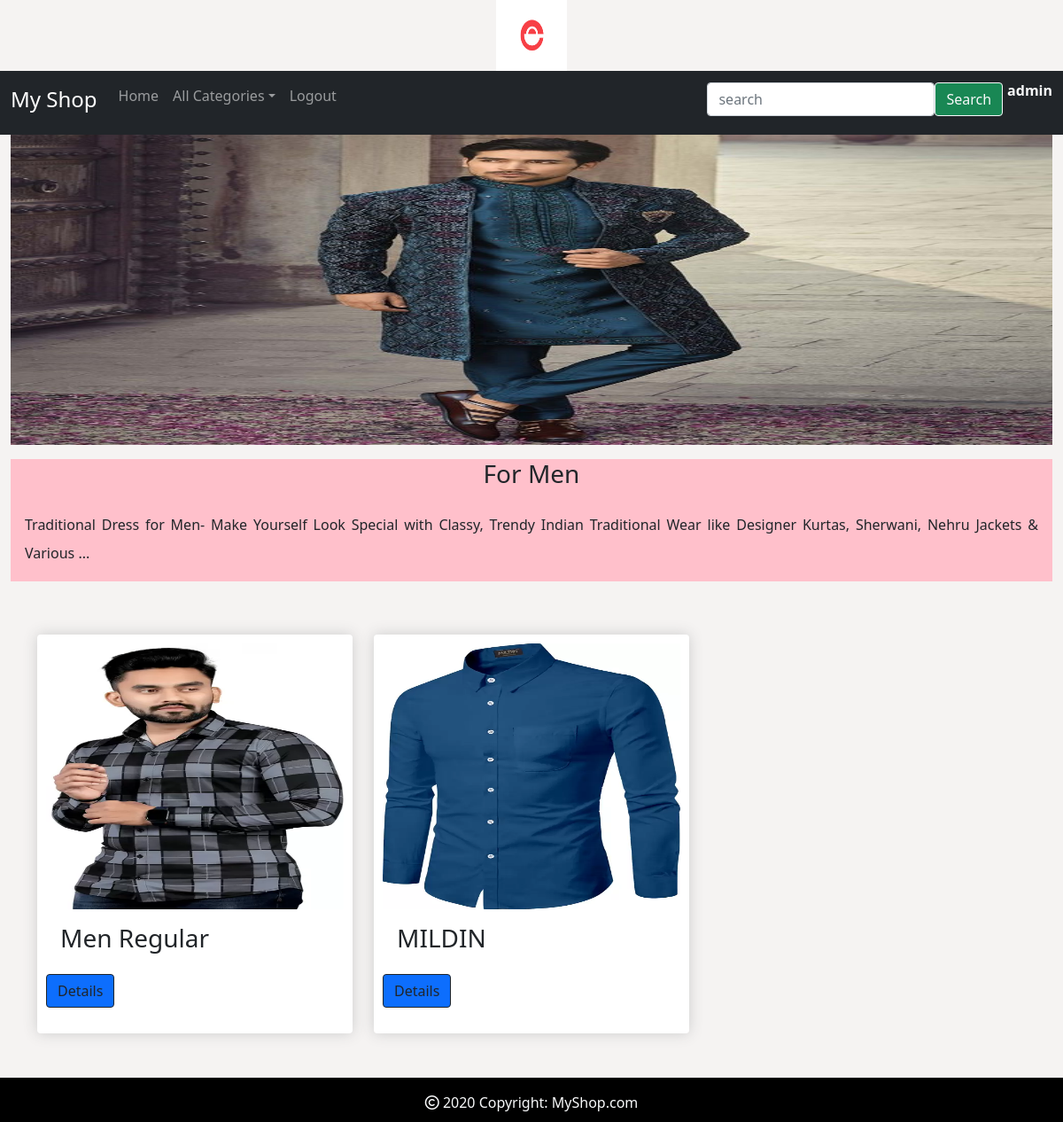
The app's page /product/Men (signed in) with its own data.
### shop/models.py (models this page shows, shortened)
class Category(models.Model):
    name=models.CharField(max_length=30)
    desc=models.TextField()
    image=models.ImageField(upload_to='category',null=True,blank=True)

class Product(models.Model):
    name=models.CharField(max_length=30)
    desc=models.TextField()
    image=models.ImageField(upload_to='product',blank=True,null=True)
    price=models.DecimalField(max_digits=10,decimal_places=2)
    stock=models.IntegerField()
    available=models.BooleanField(default=True)
    created=models.DateTimeField(auto_now_add=True)
    updated=models.DateTimeField(auto_now=True)
    category=models.ForeignKey(Category,on_delete=models.CASCADE)

### shop/views.py (the view)
# urls.py: path('product/<p>', views.products, name='product'),
@login_required
def products(request,p):
    i=Category.objects.get(name=p)
    c=Product.objects.filter(category=i)
    return render(request,template_name='products.html',context={'i':i,'c':c})

### cart/context_processors.py (called while the page is built)
def total(request):
    item_count=0
    if request.user.is_authenticated:
        u=request.user
        try:
            c = Cart.objects.filter(user=u)
            for i in c:
                item_count +=i.quantity
        except:
            item_count=0
    return{'count':item_count}

### shop/context_processors.py (called while the page is built)
def menulinks(request):
    links=Category.objects.all()
    return {'links':links}

### templates/products.html
{%extends 'base.html'%}
{%load static%}
{%block body%}
<div class="container-fluid">
    <img src="{{i.image.url}}" height="350px" width="100%;">
</div>
<div class="container-fluid mt-3">
    <div style="background-color:pink; margin-bottom:60px;">
        <h3 class="text-center">For {{i.name}}</h3>
        <p style="text-align:justify; line-height:2;" class="p-3">{{i.desc}}</p>
    </div>
</div>
<div class="container" style="margin-bottom:100px;">
    <div class="row">
        {%for i in c%}
        <div class="col-md-4">
            <div class="box-element" style="height:450px;">
                <img class="card-img-top box card-img" src="{{i.image.url}}" height="300px;">
                <div class="card-body">
                    <h3 class="card-title">{{i.name}}</h3>
                </div>
                    <a class="btn btn-primary btn-outline-dark" href="{%url 'shop:details' i.id%}">Details</a>
            </div>
        </div>
        {%endfor%}
    </div>
</div>
{%endblock%}

### templates/base.html (shortened to what this page needs)
<!DOCTYPE html>
{%load static%}
<html lang="en">
<head>
    <link href="https://cdn.jsdelivr.net/npm/bootstrap@5.0.2/dist/css/bootstrap.min.css" rel="stylesheet">
    <link rel="stylesheet" type="text/css" href="{%static 'css/style.css'%}">
    <link rel="stylesheet" type="text/css" href="{%static 'css/style.css'%}">
    <link rel="stylesheet" href="https://cdnjs.cloudflare.com/ajax/libs/font-awesome/6.5.1/css/all.min.css" />
</head>
<body>
<header>
    <div class="container-fluid">
        <center><img src="{%static 'images/logo.png'%}" height="80px" width="80px"></center>
    </div>
</header>
<nav class="navbar navbar-expand-lg navbar-dark bg-dark">
    <div class="container-fluid">
        <a class="navbar-brand" href="#"><h4>My Shop</h4></a>
        <div class="mb-2 collapse navbar-collapse" id="navbarSupportedContent">
            <ul class="navbar-nav me-auto mb-2">
                <li class="nav-item">
                    <a class="nav-link" href="{%url 'shop:home'%}">Home</a>
                </li>
                <li class="nav-item dropdown">
                    <a class="nav-link dropdown-toggle" href="#" id="navdropdown" data-bs-toggle="dropdown" role="button">All Categories</a>
                 {%if user.is_authenticated%}
                <li class="nav-item">
                    <a class="nav-link" href="{%url 'shop:logout'%}">Logout</a>
                </li>
                {%endif%}
            </ul>
            {%if user.is_authenticated%}
            <form class="d-flex" method="post" action="{%url 'search:search'%}">
                <input type="search" class="form-control" placeholder="search" name="s">
                <button class="btn btn-success btn-outline-light" type="submit"> Search </button>
                <h6 class="fw-bold text-light" style="padding-left:5px;"> {{user.username}}</h6>
            </form>
            {%endif%}
        </div>
    </div>
</nav>
{%block body%}
{%endblock%}
<footer class="text-lg-start text-light footer">
  <div class="text-center p-3">
    <i class="fa-regular fa-copyright"></i> 2020 Copyright:
    <a class="text-light" href="#" style="text-decoration: none;">MyShop.com</a>
  </div>
</footer>
</body>
</html>

### static/css/style.css (style rules this page uses)
body { background-color: #f5f3f2; }
.footer { background-color:black; text-align:center; width:100%; height:50px; position:fixed; bottom:0; left:0; }
.card-img { width:100%; }
.box-element { box-shadow:hsl(0, 0%, 80%) 0 0 16px; background-color: #fff; border-radius: 4px; padding: 10px; }

### records on screen
Category: image (picture), name "Men", desc "Traditional Dress for Men- Make Yourself Look Special with Classy, Trendy Indian Traditional Wear like Designer Kurtas, Sherwani, Nehru Jackets & Various ..."
Product: image (picture), name "Men Regular"
Product: image (picture), name "MILDIN"

### other values on screen
{{ user.username }} "admin"
